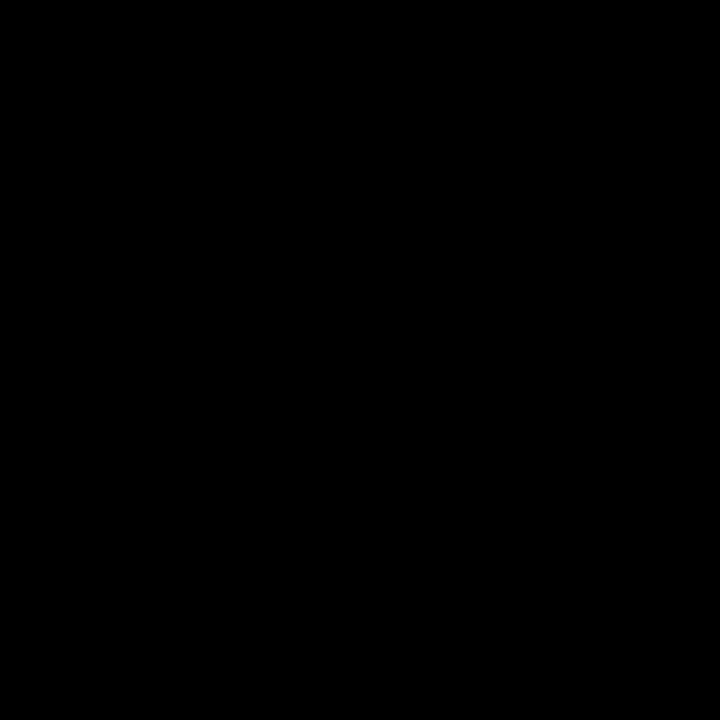
Frame 1 (no input)
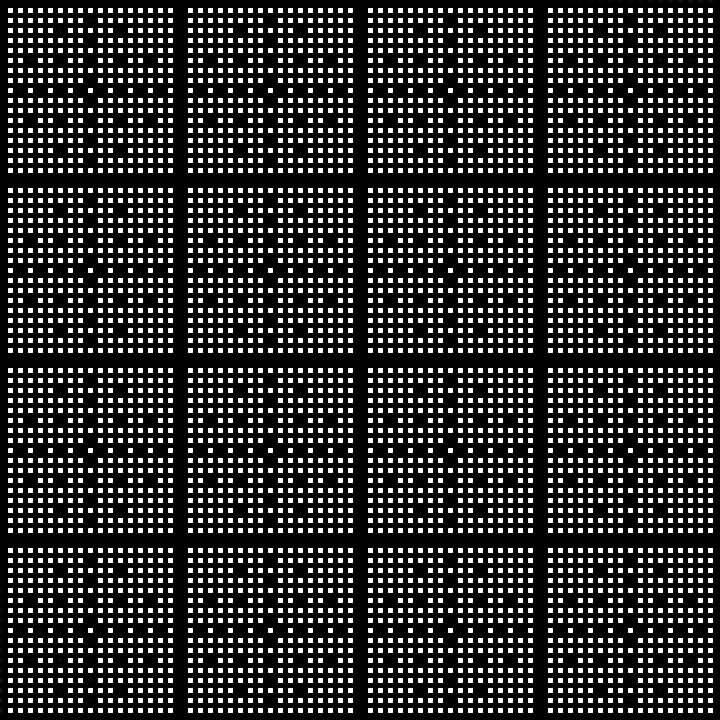
Frame 60 (the mouse pressed at the canvas centre just before this capture)
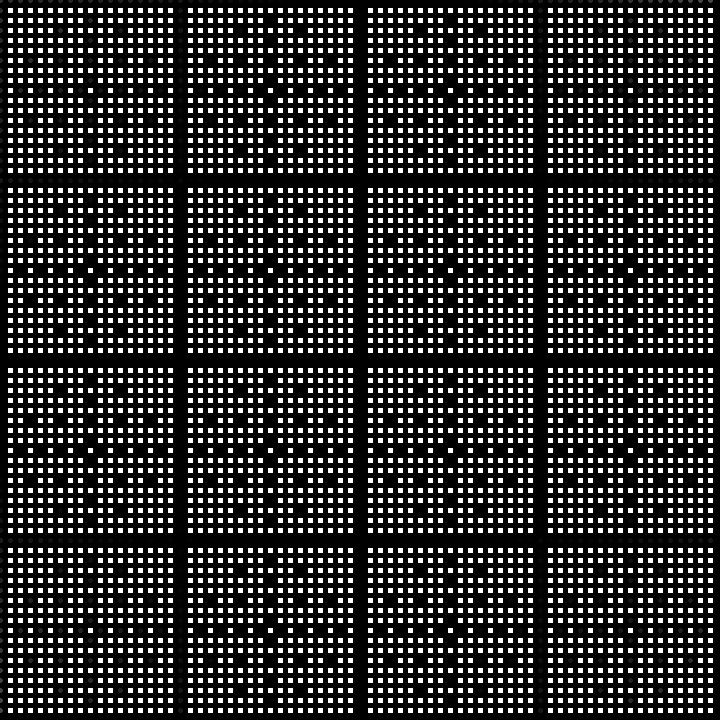
Frame 120 (the mouse held since frame 60 and released just before this capture)

The Processing sketch that drew these frames (run headless with seeded random() and noise(); from frame 60 on, the mouse is pressed at the canvas centre):

// Processing sketch: sin_xyt
// ── sin_xyt.pde
//import gifAnimation.*;

//GifMaker gifExport;

void setup(){
  size(720,720);
  background(0);
  smooth();
  frameRate(25);
}
float s = 0;
void draw(){
  clear();
  translate(360,360);
  for (int i=-360;i<360;i+=10){
    for(int j=-360;j<360;j+=10){
      stroke(255,255*sin(radians(i*j*s))); //Something interesting happens at 0.30,0.45,0.6,0.9,... degrees  
      strokeWeight(5);
      point(i,j);
    }
  }
  s=s+0.1;
  println(s);
}
